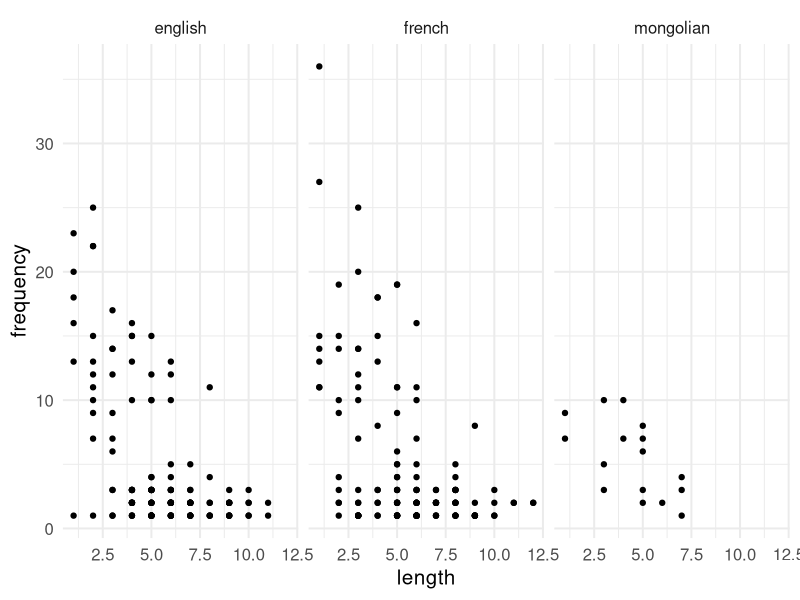

The R source for this figure:
## ---- chunk 1
set.seed(123)
asistencia <- rpois(lambda = 8.5, n = 70)
intervencion <- c(rep(1,40), rep(0,30))
pronunciacion <- ifelse(asistencia > 7 | intervencion == 1,1,0)

df <- data.frame(asistencia, intervencion, pronunciacion)

m <- glm(pronunciacion ~ asistencia + intervencion, df, family=binomial(link = 'logit'))
summary(m)

## ---- chunk 2
m <- glm(pronunciacion ~ asistencia , df, family=binomial(link = 'logit'))
summary(m)
## ---- chunk 3
m <- glm(pronunciacion ~ intervencion , df, family=binomial(link = 'logit'))
summary(m)
## ---- chunk 4
set.seed(123)
efreq <- c(rpois(n = 100, lambda = 1), rpois(n = 20, lambda = 10), rpois(n=10, lambda = 15), rpois(n = 5, lambda = 20))
elen <- c(rpois(n = 100, lambda = 5), rpois(n = 20, lambda = 3), rpois(n=10, lambda = 2), rpois(n = 5, lambda = 1))

#English: 100 + 20 + 10 + 5

ffreq <- c(rpois(n = 100, lambda = 1), rpois(n = 20, lambda = 10), rpois(n=10, lambda = 15), rpois(n = 5, lambda = 20))
flen <- c(rpois(n = 100, lambda = 5), rpois(n = 20, lambda = 3), rpois(n=10, lambda = 2), rpois(n = 5, lambda = 1))

mfreq <- c(rpois(n = 5, lambda = 1), rpois(n = 5, lambda = 5), rpois(n=4, lambda = 6), rpois(n = 2, lambda = 7))
mlen <- c(rpois(n = 5, lambda = 5), rpois(n = 5, lambda = 3), rpois(n=4, lambda = 2), rpois(n = 2, lambda = 1))

frequency <- c(efreq+1, ffreq+1, mfreq+1)
length   <- c(elen+1,flen+1,mlen+1)
language <- c(rep('english', 100+20+10+5), rep('french',100+20+10+5), rep('mongolian',5+5+4+2))


df <- data.frame(frequency,length,language)
head(df)
## ---- chunk 5
library(ggplot2)
ggplot(df, aes(y = frequency, x = length)) + 
  geom_point() + 
  facet_wrap(~ language) +
  theme_minimal(base_size = 15)

## ---- chunk 6

m <- lm(frequency ~ length + language, df)
summary(m)

## ---- chunk 7

m <- lm(frequency ~ language, df)
summary(m)

## ---- chunk 8

m <- lm(frequency ~ length, df)
summary(m)

